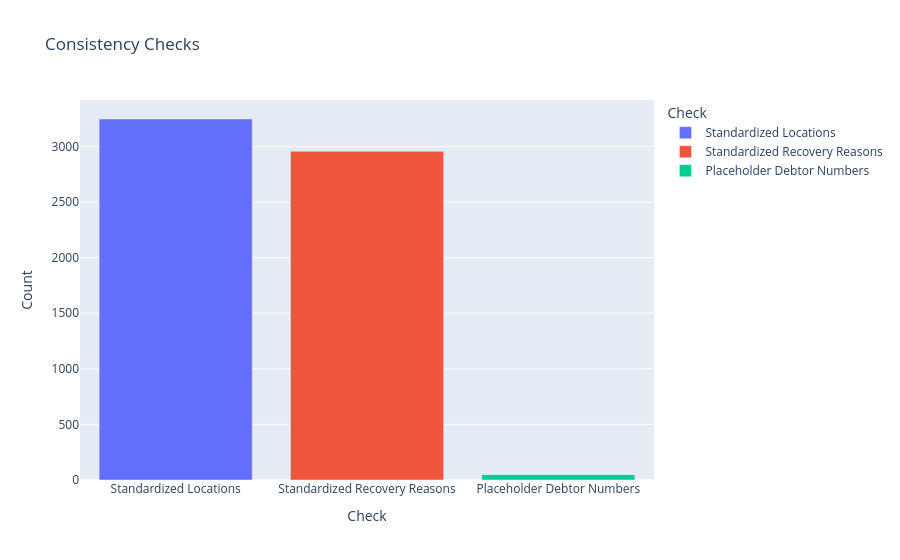

Notebook code for this chart:
### Code cell
fig = px.bar(

    consistency,

    x="Check",

    y="Count",

    color="Check",

    title="Consistency Checks"

)

fig.show()

### Figure 1 — Plotly figure (JSON) as saved in the notebook; plotly's stock layout.template omitted (floating-point values rounded to 4 significant figures)
{"data": [{"alignmentgroup": "True", "hovertemplate": "Check=%{x}<br>Count=%{y}<extra></extra>", "legendgroup": "Standardized Locations", "marker": {"color": "#636efa", "pattern": {"shape": ""}}, "name": "Standardized Locations", "offsetgroup": "Standardized Locations", "orientation": "v", "showlegend": true, "textposition": "auto", "type": "bar", "x": ["Standardized Locations"], "xaxis": "x", "y": [3247], "yaxis": "y"}, {"alignmentgroup": "True", "hovertemplate": "Check=%{x}<br>Count=%{y}<extra></extra>", "legendgroup": "Standardized Recovery Reasons", "marker": {"color": "#EF553B", "pattern": {"shape": ""}}, "name": "Standardized Recovery Reasons", "offsetgroup": "Standardized Recovery Reasons", "orientation": "v", "showlegend": true, "textposition": "auto", "type": "bar", "x": ["Standardized Recovery Reasons"], "xaxis": "x", "y": [2956], "yaxis": "y"}, {"alignmentgroup": "True", "hovertemplate": "Check=%{x}<br>Count=%{y}<extra></extra>", "legendgroup": "Placeholder Debtor Numbers", "marker": {"color": "#00cc96", "pattern": {"shape": ""}}, "name": "Placeholder Debtor Numbers", "offsetgroup": "Placeholder Debtor Numbers", "orientation": "v", "showlegend": true, "textposition": "auto", "type": "bar", "x": ["Placeholder Debtor Numbers"], "xaxis": "x", "y": [48], "yaxis": "y"}], "layout": {"barmode": "relative", "legend": {"title": {"text": "Check"}, "tracegroupgap": 0}, "title": {"text": "Consistency Checks"}, "xaxis": {"anchor": "y", "categoryarray": ["Standardized Locations", "Standardized Recovery Reasons", "Placeholder Debtor Numbers"], "categoryorder": "array", "domain": [0, 1], "title": {"text": "Check"}}, "yaxis": {"anchor": "x", "domain": [0, 1], "title": {"text": "Count"}}}}
